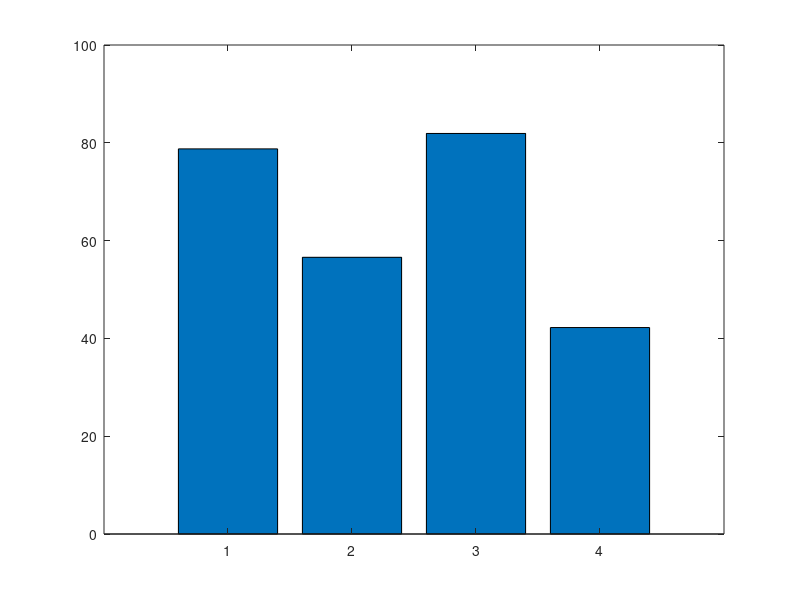

This chart was generated by the following MATLAB code: (Note: this script raises an error after producing the figure.)
%DD Behavior Plotting
%% Low Dose 
R128_5sn2 = [2.43 1.79]
R128_5sn2 = [70.9 64.2]
R128_20sn2 = [78.2 1]
R161_5sn2 = [76.9 96.9]
R161_20sn2 = [81.48 4/13]
R161_20sn2 = [81.48 100*4/13]
R163_5sn2 = [100*96/106 100]
R143_5sn2 = [100*8/20 100*18/24]
R143_20sn2 = [100*2/30 100*5/11]
R165_5sn2 = [100*116/117 100*79/80]
R136_5sn2 = [100*3/4 100*2/5]
R164_5sn2 = [100*165/167 100*134/136]
R164_20sn2 = [100*50/52]
R165_20sn2 = [100*24/27]
R163_20sn2 = [100*21/35 100*22/24]
mat_5sn2 = [R128_5sn2' R136_5sn2' R143_5sn2' R161_5sn2' R163_5sn2' R164_5sn2' R165_5sn2']
mean_5sn2 = mean(mat_5sn2)
mat_5sn2(1)
mat_5sn2(1,:)
salavg_5sn2 = mean(mat_5sn2(1,:))
ketavg_5sn2 = mean(mat_5sn2(2,:))
R164_20sn2 = [R164_20sn2 1]
R165_20sn2 = [R165_20sn2 1]
mat_5sn2 = [R128_5sn2' R136_5sn2' R143_5sn2' R161_5sn2' R163_5sn2' R164_5sn2' R165_5sn2']
mat_20sn2 = [R128_20sn2' R143_20sn2' R161_20sn2' R163_20sn2' ]
salavg_20sn2 = mean(mat_20sn2(1,:))
ketavg_20sn2 = mean(mat_20sn2(2,:))
saline = [salavg_5sn2 salavg_20sn2]
ketamine = [ketavg_5sn2 ketavg_20sn2]

figure;
bar([saline,ketamine]);



%% Medium Dose 
R136_M5 = 100*[59/61 40/58]; 
R128_M5 = 100*[NaN 89/170];
R161_M5 = 100*[NaN 1];
R143_M5 = 100*[31/42 71/75]; 
R164_M5 = 100*[141/144 107/112]; 
R165_M5 = 100*[86/87 107/111]; 
R163_M5 = 100*[63/64 112/114]; 

R136_M20 = 100*[20/28 16/19]; 
R128_M20 = 100*[48/106 24/79];
R161_M20 = 100*[43/43 NaN];
R143_M20 = 100*[11/13 NaN]; 
R164_M20 = 100*[70/71 30/32]; 
R165_M20 = 100*[43/43 4/4]; 
R163_M20 = 100*[71/75 13/13]; 

med_5sn2 = [R128_M5' R136_M5' R143_M5' R161_M5' R163_M5' R164_M5' R165_M5']
med_20sn2 = [R128_M20' R136_M20' R143_M20' R163_M20' R164_M20' R165_M20']

ketmed_5sn2 = nanmean(med_5sn2(1,:))
salmed_5sn2 = nanmean(med_5sn2(2,:))

ketmed_20sn2 = nanmean(med_20sn2(1,:))
salmed_20sn2 = nanmean(med_20sn2(2,:))

sal_med = [salmed_5sn2 salmed_20sn2]
ket_med = [ketmed_5sn2 ketmed_20sn2]
figure;
bar([sal_med,ket_med]);

%% No Drug (post ketamine) 
R136_nd20 = 100*[1/22 2/36 5/19 0/11]; 
R128_nd20 = 100*[24/26 NaN 44/85 2/4];
R161_nd20 = 100*[51/67 37/37 53/53 19/20];
R143_nd20 = 100*[3/9 71/91 99/102 97/102]; 
R164_nd20 = 100*[73/150 74/75 66/72 18/21]; 
R163_nd20 = 100*[58/77 71/91 57/89 40/50]; 
R165_nd20 = 100*[NaN 46/48 NaN 42/42]; 

  
R136_nd5 = 100*[3/41 17/46 NaN]; 
R128_nd5 = 100*[NaN 192/198 75/79];
R161_nd5 = 100*[17/17 24/25 NaN];
R143_nd5 = 100*[72/83 71/90 176/182]; 
R164_nd5 = 100*[111/129 136/145 78/82]; 
R163_nd5 = 100*[72/99 78/102 16/25]; 
R165_nd5 = 100*[117/117 70/70 NaN];   



ND_5 = [R128_nd5' R136_nd5' R143_nd5' R161_nd5' R163_nd5' R164_nd5' R165_nd5']
ND_20 = [R128_nd20' R136_nd20' R143_nd20' R161_nd20' R163_nd20' R164_nd20' R165_nd20']

labels = ["R128" "R136" "R143" "R161" "R163" "R164" "R165"]; 
S = size(ND_5)
 
for i = 1:S(2) 
    nd5(i) = nanmean(ND_5(:,i));
    nd20(i) = nanmean(ND_20(:,i));
    figure;
   % bar([nd5,nd20]);
    title(labels(i));  
end

nd5_bar = nanmean(nd5);
nd20_bar = nanmean(nd20);
figure;
bar([nd5_bar,nd20_bar])


%% Pre Drug Behvioral Data

R136_pd5 = 100*[77/90 73/73 NaN NaN]; 
R128_pd5 = 100*[NaN NaN NaN NaN];
R161_pd5 = 100*[55/60 48/59 NaN NaN];
R143_pd5 = 100*[2/74 NaN NaN NaN]; 
R164_pd5 = 100*[157/162 NaN NaN NaN]; 
R163_pd5 = 100*[NaN NaN NaN NaN]; 
R165_pd5 = 100*[2/5 NaN NaN NaN]; 


R136_pd10 = 100*[53/53 28/34 18/24 30/32]; 
R128_pd10 = 100*[99/112 NaN NaN NaN];
R161_pd10 = 100*[NaN NaN NaN NaN];
R143_pd10 = 100*[16/42 16/48 1/26 18/34]; 
R164_pd10 = 100*[NaN 61/64 74/77 95/99]; 
R163_pd10 = 100*[NaN NaN NaN 33/46]; 
R165_pd10 = 100*[NaN NaN NaN 33/46];   


R136_pd20 = 100*[NaN NaN NaN NaN]; 
R128_pd20 = 100*[49/74 45/52 NaN NaN];
R161_pd20 = 100*[19/30 9/22 NaN NaN];
R143_pd20 = 100*[72/83 71/90 176/182 NaN]; 
R164_pd20 = 100*[NaN NaN NaN NaN]; 
R163_pd20 = 100*[35/41 54/56 NaN NaN]; 
R165_pd20 = 100*[6/23 NaN NaN NaN];   
  

R136_pd40 = 100*[3/4 NaN NaN NaN]; 
R128_pd40 = 100*[26/45 27/31 NaN NaN];
R161_pd40 = 100*[6/6 6/14 14/26 NaN];
R143_pd40 = 100*[21/27 NaN NaN NaN]; 
R164_pd40 = 100*[61/70 NaN NaN NaN]; 
R163_pd40 = 100*[27/36 NaN NaN NaN]; 
R165_pd40 = 100*[19/28 4/19 NaN NaN];   

pd_5 = [R128_pd5' R136_pd5' R143_pd5' R161_pd5' R163_pd5' R164_pd5' R165_pd5']
pd_20 = [R128_pd20' R136_pd20' R143_pd20' R161_pd20' R163_pd20' R164_pd20' R165_pd20']
pd_10 = [R128_pd10' R136_pd10' R143_pd10' R161_pd10' R163_pd10' R164_pd10' R165_pd10']
pd_40 = [R128_pd40' R136_pd40' R143_pd40' R161_pd40' R163_pd40' R164_pd40' R165_pd40']

labels = ["R128" "R136" "R143" "R161" "R163" "R164" "R165"]; 
S2 = size(pd_5)
 
for i = 1:S2(2) 
    pd5 = nanmean(pd_5(:,i));
    pd20 = nanmean(pd_20(:,i));
    pd10 = nanmean(pd_10(:,i));
    pd40 = nanmean(pd_40(:,i));
    figure;
    bar([pd5,pd10,pd20,pd40]);
    title(labels(i));  
end



